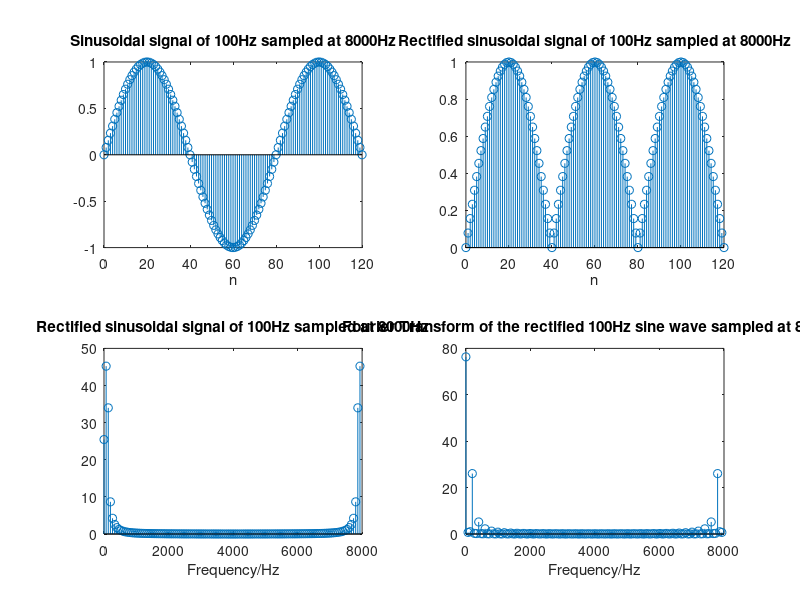

Reproduce this figure in MATLAB.
f0 = 100;
fs = 8000;
n = 0:120;
len = length(n);
x = sin(2*pi*n*f0/fs);


fspread = (0:len-1)*(fs/len);
f = fft(x, len);
xabs = abs(x);
fabs = fft(xabs, len);


subplot(2, 2, 1)
stem(n,x);
tit = sprintf('Sinusoidal signal of %dHz sampled at %dHz', f0, fs);
title(tit)
xlabel('n')

subplot(2,2,3)
stem(fspread, abs(f));
tit = sprintf('Rectified sinusoidal signal of %dHz sampled at %dHz', f0, fs);
title(tit)
xlabel('Frequency/Hz')

subplot(2,2,2)
stem(n,xabs);
tit = sprintf('Rectified sinusoidal signal of %dHz sampled at %dHz', f0, fs);
title(tit)
xlabel('n')

subplot(2,2,4)
stem(fspread, abs(fabs))
tit = sprintf('Fourier Transform of the rectified %dHz sine wave sampled at %dHz', f0, fs);
title(tit)
xlabel('Frequency/Hz')